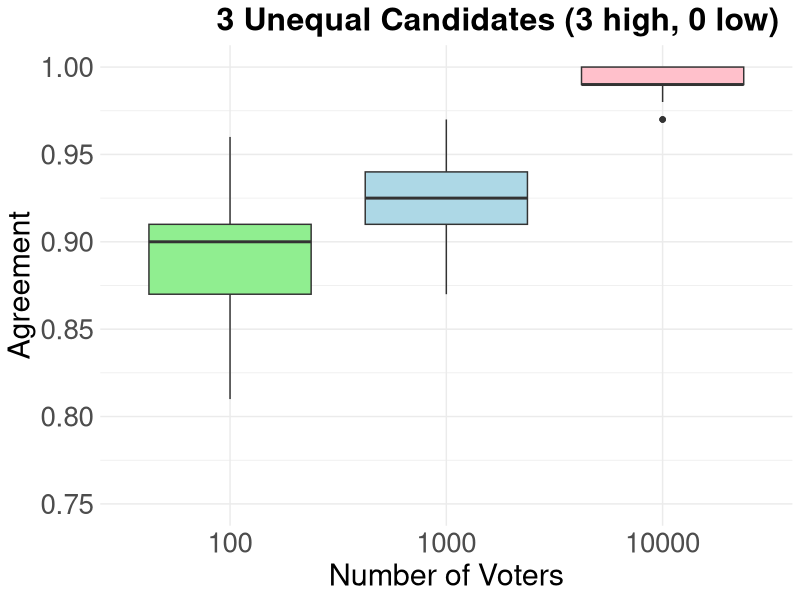
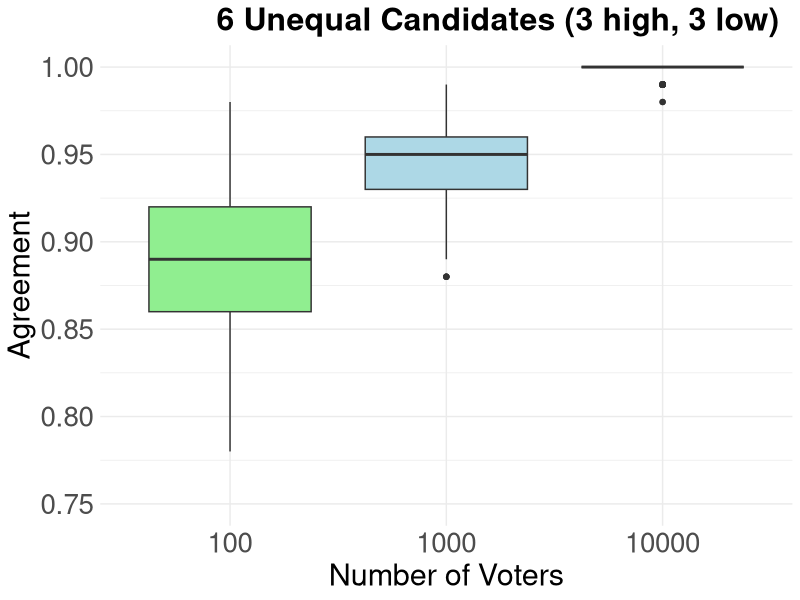
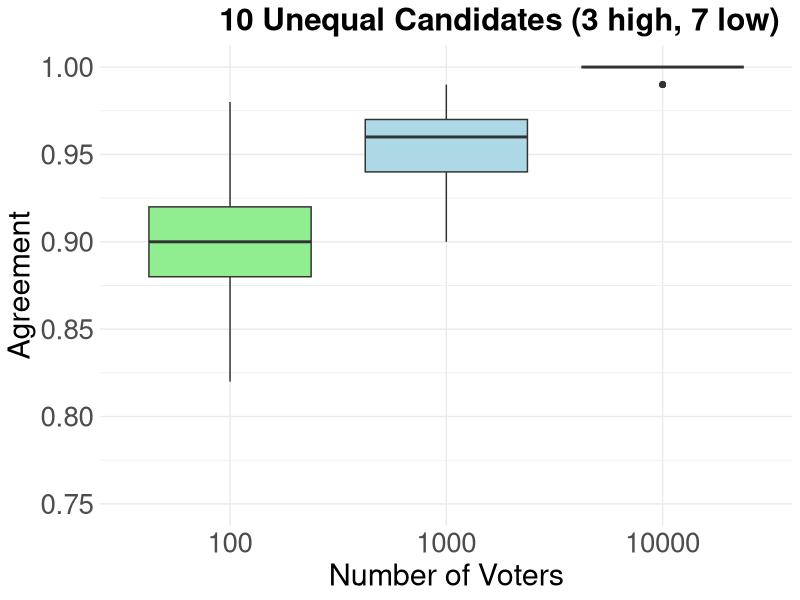
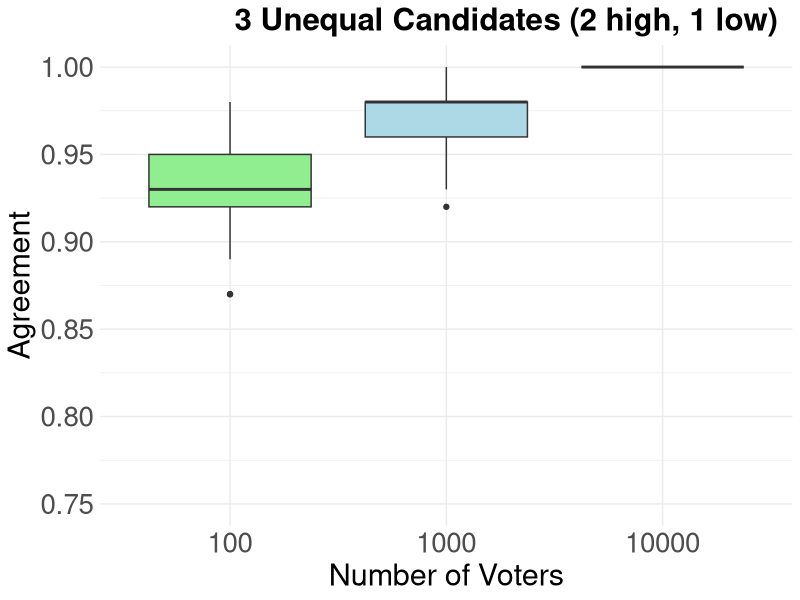
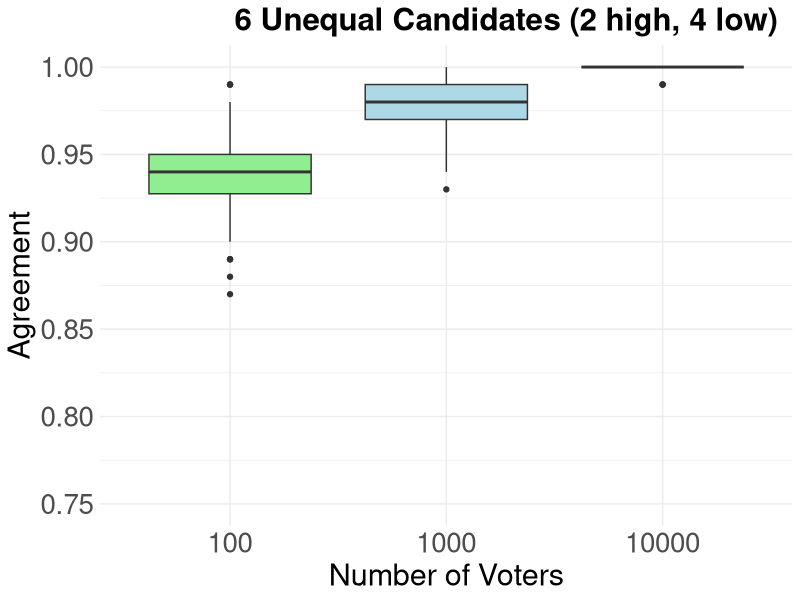
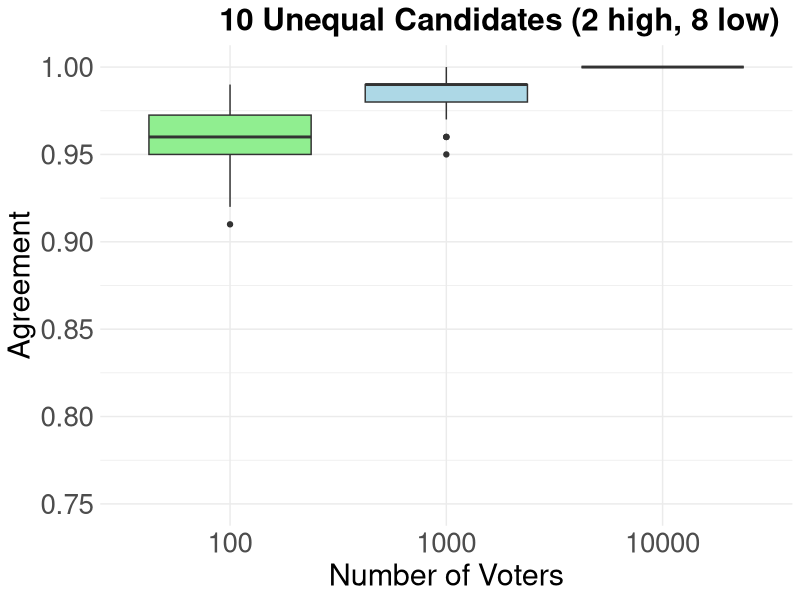
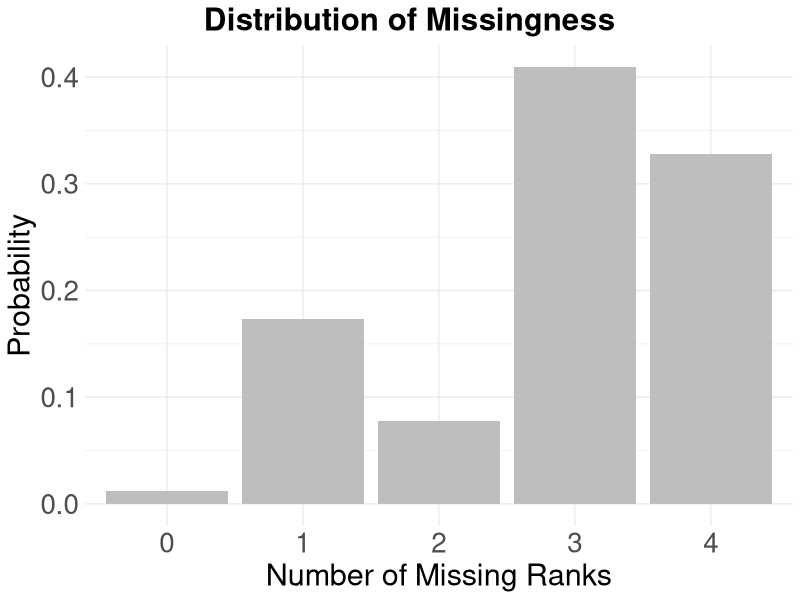
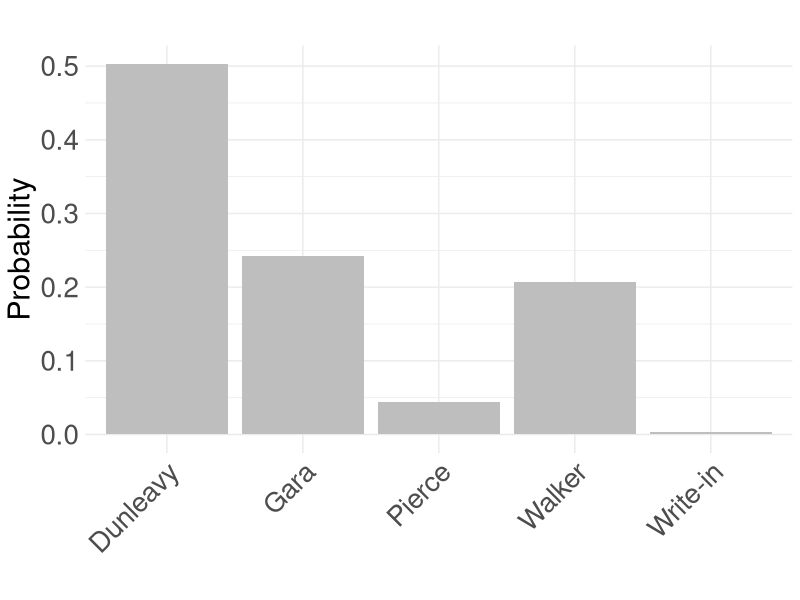

Here is the R script that generated these plots, in order:

library(ggplot2)


# 3 candidates, 1 winner, 100, 1,000, and 10,000 voters with phigh=0.75
# missingess random 
results2 <- read.csv("3_1_100_1000_10000_phigh75.csv",row.names = 1)
results2.sub <- results2[which(results2$Voters %in% c(100,1000,10000)),] #10,000 didn't finish running
results2.sub$Voters = as.factor(results2.sub$Voters)
mean(results2.sub$Agreement[which(results2.sub$Voters==100,)])
mean(results2.sub$Agreement[which(results2.sub$Voters==1000,)])
mean(results2.sub$Agreement[which(results2.sub$Voters==10000,)])
ggplot(results2.sub, aes(x = Voters, y= Agreement, fill=Voters)) +
  geom_boxplot() +
  labs(title = "3 Unequal Candidates (3 high, 0 low)", x = "Number of Voters", y = "Agreement") +
  theme_minimal() +
  theme(plot.title = element_text(hjust = 0.9, face = "bold",size=23),
        axis.text.x = element_text(size = 20),
        axis.text.y = element_text(size = 20),
        axis.title.y = element_text(size = 22),
        axis.title.x = element_text(size = 22),
        legend.position = "none") +
  scale_fill_manual(values = c("lightgreen","lightblue", "pink")) + 
  ylim(0.75, 1)


# 6 candidates, 1 winner, 100, 1,000, and 10,000 voters with phigh=0.75
# missingess random 
results2_w6 <- read.csv("6_10_100_1000_10000_phigh75.csv",row.names = 1)
results2_w6$Voters = as.factor(results2_w6$Voters)
mean(results2_w6$Agreement[which(results2_w6$Voters==100,)])
mean(results2_w6$Agreement[which(results2_w6$Voters==1000,)])
mean(results2_w6$Agreement[which(results2_w6$Voters==10000,)])
ggplot(results2_w6 , aes(x = Voters, y= Agreement, fill=Voters)) +
  geom_boxplot() +
  labs(title = "6 Unequal Candidates (3 high, 3 low)", x = "Number of Voters", y = "Agreement") +
  theme_minimal() +
  theme(plot.title = element_text(hjust = 0.9, face = "bold",size=23),
        axis.text.x = element_text(size = 20),
        axis.text.y = element_text(size = 20),
        axis.title.y = element_text(size = 22),
        axis.title.x = element_text(size = 22),
        legend.position = "none") +
  scale_fill_manual(values = c("lightgreen","lightblue", "pink")) + 
  ylim(0.75, 1)


# 10 candidates, 1 winner, 100, 1,000, and 10,000 voters with phigh=0.75
# missingess random 
results2_w10 <- read.csv("10_100_1000_10000_phigh75.csv",row.names = 1)
results2_w10$Voters = as.factor(results2_w10$Voters)
mean(results2_w10$Agreement[which(results2_w10$Voters==100,)])
mean(results2_w10$Agreement[which(results2_w10$Voters==1000,)])
mean(results2_w10$Agreement[which(results2_w10$Voters==10000,)])
ggplot(results2_w10 , aes(x = Voters, y= Agreement, fill=Voters)) +
  geom_boxplot() +
  labs(title = "10 Unequal Candidates (3 high, 7 low)", x = "Number of Voters", y = "Agreement") +
  theme_minimal() +
  theme(plot.title = element_text(hjust = 0.9, face = "bold",size=22.5),
        axis.text.x = element_text(size = 20),
        axis.text.y = element_text(size = 20),
        axis.title.y = element_text(size = 22),
        axis.title.x = element_text(size = 22),
        legend.position = "none") +
  scale_fill_manual(values = c("lightgreen","lightblue", "pink")) + 
  ylim(0.75, 1)


################### nhigh=2 #########################################################

results2_nhigh2 <- read.csv("nhigh2_100_1000_10000_phigh75_try2.csv",row.names = 1)

results2_nhigh2_3 <- results2_nhigh2[which(results2_nhigh2$Candidates==3),]
results2_nhigh2_6 <- results2_nhigh2[which(results2_nhigh2$Candidates==6),]
results2_nhigh2_10 <- results2_nhigh2[which(results2_nhigh2$Candidates==10),]

results2_nhigh2_3$Voters = as.factor(results2_nhigh2_3$Voters)
mean(results2_nhigh2_3$Agreement[which(results2_nhigh2_3$Voters==100,)])
mean(results2_nhigh2_3$Agreement[which(results2_nhigh2_3$Voters==1000,)])
mean(results2_nhigh2_3$Agreement[which(results2_nhigh2_3$Voters==10000,)])
ggplot(results2_nhigh2_3 , aes(x = Voters, y= Agreement, fill=Voters)) +
  geom_boxplot() +
  labs(title = "3 Unequal Candidates (2 high, 1 low)", x = "Number of Voters", y = "Agreement") +
  theme_minimal() +
  theme(plot.title = element_text(hjust = 0.9, face = "bold",size=22.5),
        axis.text.x = element_text(size = 20),
        axis.text.y = element_text(size = 20),
        axis.title.y = element_text(size = 22),
        axis.title.x = element_text(size = 22),
        legend.position = "none") +
  scale_fill_manual(values = c("lightgreen","lightblue", "pink")) + 
  ylim(0.75, 1)

results2_nhigh2_6$Voters = as.factor(results2_nhigh2_6$Voters)
mean(results2_nhigh2_6$Agreement[which(results2_nhigh2_6$Voters==100,)])
mean(results2_nhigh2_6$Agreement[which(results2_nhigh2_6$Voters==1000,)])
mean(results2_nhigh2_6$Agreement[which(results2_nhigh2_6$Voters==10000,)])
ggplot(results2_nhigh2_6 , aes(x = Voters, y= Agreement, fill=Voters)) +
  geom_boxplot() +
  labs(title = "6 Unequal Candidates (2 high, 4 low)", x = "Number of Voters", y = "Agreement") +
  theme_minimal() +
  theme(plot.title = element_text(hjust = 0.9, face = "bold",size=22.5),
        axis.text.x = element_text(size = 20),
        axis.text.y = element_text(size = 20),
        axis.title.y = element_text(size = 22),
        axis.title.x = element_text(size = 22),
        legend.position = "none") +
  scale_fill_manual(values = c("lightgreen","lightblue", "pink")) + 
  ylim(0.75, 1)

results2_nhigh2_10$Voters = as.factor(results2_nhigh2_10$Voters)
mean(results2_nhigh2_10$Agreement[which(results2_nhigh2_10$Voters==100,)])
mean(results2_nhigh2_10$Agreement[which(results2_nhigh2_10$Voters==1000,)])
mean(results2_nhigh2_10$Agreement[which(results2_nhigh2_10$Voters==10000,)])
ggplot(results2_nhigh2_10 , aes(x = Voters, y= Agreement, fill=Voters)) +
  geom_boxplot() +
  labs(title = "10 Unequal Candidates (2 high, 8 low)", x = "Number of Voters", y = "Agreement") +
  theme_minimal() +
  theme(plot.title = element_text(hjust = 0.9, face = "bold",size=22.5),
        axis.text.x = element_text(size = 20),
        axis.text.y = element_text(size = 20),
        axis.title.y = element_text(size = 22),
        axis.title.x = element_text(size = 22),
        legend.position = "none") +
  scale_fill_manual(values = c("lightgreen","lightblue", "pink")) + 
  ylim(0.75, 1)




###################### ALASKA ######################
missing_probs_AL <- read.csv("missing_prob_Alaska.csv",row.names = 1)
missing_probs_AL <- as.vector(missing_probs_AL)$x
missing_probs_AL[6] <- 1 - sum(missing_probs_AL)
missing_dist <- rev(missing_probs_AL) #reverse the probs, so entry corresponds to prob of missingness for that index. 

missing_dist_5 <- missing_dist[-6] #remove the 0 probability for 5 missing 
missing_dist_Alaska_df <- as.data.frame(missing_dist_5)
missing_dist_Alaska_df$index <- as.factor(c(0,1,2,3,4))
ggplot(missing_dist_Alaska_df, aes(x = index, y = missing_dist_5)) +
  geom_bar(stat = "identity", fill = "grey") +
  labs(title = "Distribution of Missingness", x = "Number of Missing Ranks", y = "Probability") +
  theme_minimal()   +
  theme(plot.title = element_text(hjust = 0.4, face = "bold",size=22.5),
                          axis.text.x = element_text(size = 20),
                          axis.text.y = element_text(size = 20),
                          axis.title.y = element_text(size = 22),
                          axis.title.x = element_text(size = 22))



prob_cand_gov_df <- read.csv("Alaska_cand_probs.csv",row.names = 1)
prob_cand_gov_df$candidates <- c("Walker","Pierce","Gara","Dunleavy","Write-in")
ggplot(prob_cand_gov_df, aes(x = candidates, y = x)) +
  geom_bar(stat = "identity", fill = "grey") +
  labs(title = "", x = "", y = "Probability") +
  theme_minimal()   +
  theme(plot.title = element_text(hjust = 0.4, face = "bold",size=22.5),
        axis.text.x = element_text(size = 20,angle = 45, hjust = 1),
        axis.text.y = element_text(size = 20),
        axis.title.y = element_text(size = 22),
        axis.title.x = element_text(size = 22))


results_AL <- read.csv("sim_AL_better.csv", row.names = 1)
results_AL$Voters = as.factor(results_AL$Voters)
ggplot(results_AL , aes(x = Voters, y= Agreement, fill=Voters)) +
  geom_boxplot() +
  labs(title = "AK Gov. Election w/ & w/o Missingness", x = "Number of Voters", y = "Agreement") +
  theme_minimal() +
  theme(plot.title = element_text(hjust = 0.9, face = "bold",size=22),
        axis.text.x = element_text(size = 20),
        axis.text.y = element_text(size = 20),
        axis.title.y = element_text(size = 22),
        axis.title.x = element_text(size = 22),
        legend.position = "none") +
  scale_fill_manual(values = c("lightgreen","lightblue", "pink")) + 
  ylim(0.75, 1)







############### MINNEAPOLIS ###############


#entry 1: probability of missing all 3 votes (0)
#entry 2: probability of missing 2 votes (the last 2)
#entry 3: probability of missing 1 vote (the last 1)
#entry 4: probability of missing 0 votes 
missing_probs_2021_MN <- read.csv("missing_prob_2021_MN.csv",row.names = 1)
missing_probs_2021_MN <- as.vector(missing_probs_2021_MN)$x
missing_probs_2021_MN[4] <- 1 - sum(missing_probs_2021_MN)
missing_dist_MN <- rev(missing_probs_2021_MN) #reverse the probs, so entry corresponds to prob of missingness for that index. 

missing_dist_MN_3 <-missing_dist_MN[-4] #remove the 0 probability for 3 missing 
missing_dist_MN_df <- as.data.frame(missing_dist_MN_3)
missing_dist_MN_df$index <- as.factor(c(0,1,2))
ggplot(missing_dist_MN_df, aes(x = index, y = missing_dist_MN_3)) +
  geom_bar(stat = "identity", fill = "grey") +
  labs(title = "Missingness in 2021 MN Election", x = "Number of Missing Ranks", y = "Probability") +
  theme_minimal()   +
  theme(plot.title = element_text(hjust = 0.4, face = "bold",size=22.5),
        axis.text.x = element_text(size = 20),
        axis.text.y = element_text(size = 20),
        axis.title.y = element_text(size = 22),
        axis.title.x = element_text(size = 22))


prob_cand_MN_df <- read.csv("2021_MN_cand_probs.csv",row.names = 1)
prob_cand_MN_df$candidates <- rownames(prob_cand_MN_df)
prob_cand_MN_df$candidates_lastname <- c("Frey","Globus","Carney Jr","Nezhad","Knuth","Winter","Conner","Turner","Benjegerdes","Perry", "Awed","Nelson",
                                         "Harcus","David","Ward","Atkins","UWI","Johnson","Zimmerman")
prob_cand_MN_df_sorted <- prob_cand_MN_df[order(prob_cand_MN_df$x,decreasing=TRUE), ]
prob_cand_MN_df_sorted$candidates_lastname <- factor(prob_cand_MN_df_sorted$candidates_lastname, levels = prob_cand_MN_df_sorted$candidates_lastname)

ggplot(prob_cand_MN_df_sorted, aes(x = candidates_lastname, y = x)) +
  geom_bar(stat = "identity", fill = "grey") +
  labs(title = "", x = "", y = "Probability") +
  theme_minimal()   +
  theme(plot.title = element_text(hjust = 0.4, face = "bold",size=22.5),
        axis.text.x = element_text(size = 20,angle = 90, hjust = 1),
        axis.text.y = element_text(size = 20),
        axis.title.y = element_text(size = 22),
        axis.title.x = element_text(size = 22))

results_MN <- read.csv("sim_2021_MN.csv", row.names = 1)
results_MN$Voters = as.factor(results_AL$Voters)
ggplot(results_MN , aes(x = Voters, y= Agreement, fill=Voters)) +
  geom_boxplot() +
  labs(title = "2021 MN Election w/ & w/o Strategic Voting ", x = "Number of Voters", y = "Agreement") +
  theme_minimal() +
  theme(plot.title = element_text(hjust = 0.9, face = "bold",size=20),
        axis.text.x = element_text(size = 20),
        axis.text.y = element_text(size = 20),
        axis.title.y = element_text(size = 22),
        axis.title.x = element_text(size = 22),
        legend.position = "none") +
  scale_fill_manual(values = c("lightgreen","lightblue", "pink")) + 
  ylim(0.75, 1)

############### STRATEGIC MISSINGNESS SIMULATION ###############
results_strategy4 <- read.csv("strategy4_final_wMiss_55_2_15_1_try2.csv", row.names = 1)

empty <- results_strategy4[1:8,]
empty$Frac4Wins <- 0
empty$Frac4Wins_Miss <- 0
empty$Prop2 <- rev(seq(0.36,0.43,.01))
empty$Prop1 <- 1 - rev(seq(0.36,0.43,.01))
empty$Agreement <- 1

results_strategy4 <- rbind(results_strategy4, empty)
results_strategy4.10000 <- results_strategy4[which(results_strategy4$Voters==10000),]
results_strategy4.10000.orig <- results_strategy4.10000[,c("Voters", "Prop1","Prop2","Frac4Wins")]
results_strategy4.10000.orig$Missing <- 0
colnames(results_strategy4.10000.orig) <- c("Voters", "Prop1","Prop2","Frac4Wins","Missing")
results_strategy4.10000.missing <- results_strategy4.10000[,c("Voters", "Prop1","Prop2","Frac4Wins_Miss")]
results_strategy4.10000.missing$Missing <- 1
colnames(results_strategy4.10000.missing) <- c("Voters", "Prop1","Prop2","Frac4Wins","Missing")
results_strategy4.10000.long <- rbind(results_strategy4.10000.orig,results_strategy4.10000.missing)
results_strategy4.10000.long$Missing <- factor(results_strategy4.10000.long$Missing, levels=c(0,1))



ggplot(results_strategy4.10000.long, aes(x = Prop2, y = Frac4Wins,fill=Missing)) +
  geom_bar(stat = "identity", position = "identity", alpha = 0.6) +
  labs(title = "Pop 10,000, 4 vs 1 Vote in Group 2, P = (.55,.2,.15,.1)", x = "Proportion of Population: Group 2 ", y = "Frac. Elections Cand. D Wins") +
  theme_minimal()   +
  theme(plot.title = element_text(hjust = 0.5, face = "bold",size=17),
        axis.text.x = element_text(size = 17,angle = 90, hjust = 1),
        axis.text.y = element_text(size = 20),
        axis.title.y = element_text(size = 19),
        axis.title.x = element_text(size = 19),
        legend.title = element_text(size = 15),
        legend.text = element_text(size = 15))+
  scale_fill_manual(values = c("0" = "orange", "1" = "blue")) +
  scale_x_continuous(breaks = seq(0.36, 0.66,0.03)) 

results_strategy4_only <- read.csv("strategy4_final_55_2_15_1_try2.csv", row.names = 1)


results_strategy4_only$Missing <- 1

empty.2 <- rbind(results_strategy4_only[1:10,], results_strategy4_only[1:10,])
empty.2$Frac4Wins <- 1
empty.2$Prop2 <- rev(seq(0.47,0.66,.01))
empty.2$Prop1 <- 1 -  rev(seq(0.47,0.66,.01))

results_strategy4_only<- rbind(results_strategy4_only, empty.2)

results_strategy4_only.10000 <-results_strategy4_only[which(results_strategy4_only$Voters==10000),]

ggplot(results_strategy4_only.10000, aes(x = Prop2, y = Frac4Wins, fill = Missing)) +
  geom_bar(stat = "identity", position = "identity", alpha = 0.6) +
  labs(title =  "Pop 10,000, 1 Vote in Group 2, P = (1,0,0,0)", x = "Proportion of Population: Group 2 ", y = "Frac. Elections Cand. D Wins",fill="Missing") +
  theme_minimal()   +
  theme(plot.title = element_text(hjust = 0.5, face = "bold",size=17),
        axis.text.x = element_text(size = 17,angle = 90, hjust = 1),
        axis.text.y = element_text(size = 20),
        axis.title.y = element_text(size = 19),
        axis.title.x = element_text(size = 19),
        legend.title = element_text(size = 15),
        legend.text = element_text(size = 15))+
  scale_x_continuous(breaks = seq(0.36, 0.66,0.03)) 

results_strategy4.1000 <- read.csv("strategy4_final_wMiss_55_2_15_1_try2_1000.csv", row.names = 1)

empty <- results_strategy4.1000[1:8,]
empty$Frac4Wins <- 0
empty$Frac4Wins_Miss <- 0
empty$Prop2 <- rev(seq(0.36,0.43,.01))
empty$Prop1 <- 1 - rev(seq(0.36,0.43,.01))
empty$Agreement <- 1

results_strategy4.1000 <- rbind(results_strategy4.1000, empty)


results_strategy4.1000.orig <- results_strategy4.1000[,c("Voters", "Prop1","Prop2","Frac4Wins")]
results_strategy4.1000.orig$Missing <- 0
colnames(results_strategy4.1000.orig) <- c("Voters", "Prop1","Prop2","Frac4Wins","Missing")
results_strategy4.1000.missing <- results_strategy4.1000[,c("Voters", "Prop1","Prop2","Frac4Wins_Miss")]
results_strategy4.1000.missing$Missing <- 1
colnames(results_strategy4.1000.missing) <- c("Voters", "Prop1","Prop2","Frac4Wins","Missing")
results_strategy4.1000.long <- rbind(results_strategy4.1000.orig,results_strategy4.1000.missing)
results_strategy4.1000.long$Missing <- factor(results_strategy4.1000.long$Missing, levels=c(0,1))



ggplot(results_strategy4.1000.long, aes(x = Prop2, y = Frac4Wins,fill=Missing)) +
  geom_bar(stat = "identity", position = "identity", alpha = 0.6) +
  labs(title = "Pop 1,000, 4 vs 1 Vote in Group 2, P = (.55,.2,.15,.1)", x = "Proportion of Population: Group 2 ", y = "Frac. Elections Cand. D Wins") +
  theme_minimal()   +
  theme(plot.title = element_text(hjust = 0.5, face = "bold",size=17),
        axis.text.x = element_text(size = 17,angle = 90, hjust = 1),
        axis.text.y = element_text(size = 20),
        axis.title.y = element_text(size = 19),
        axis.title.x = element_text(size = 19),
        legend.title = element_text(size = 15),
        legend.text = element_text(size = 15))+
  scale_fill_manual(values = c("0" = "orange", "1" = "blue")) +
  scale_x_continuous(breaks = seq(0.36, 0.66,0.03)) 


results_strategy4_only.1000  <- read.csv("strategy4_final_55_2_15_1_try2_1000.csv", row.names = 1)

results_strategy4_only.1000 $Missing <- 1

empty.2 <- rbind(results_strategy4_only.1000 [1:10,], results_strategy4_only.1000 [1:10,])
empty.2$Frac4Wins <- 1
empty.2$Prop2 <- rev(seq(0.47,0.66,.01))
empty.2$Prop1 <- 1 -  rev(seq(0.47,0.66,.01))

results_strategy4_only.1000 <- rbind(results_strategy4_only.1000 , empty.2)

ggplot(results_strategy4_only.1000, aes(x = Prop2, y = Frac4Wins, fill = Missing)) +
  geom_bar(stat = "identity", position = "identity", alpha = 0.6) +
  labs(title = "Pop 1,000, 1 Vote in Group 2, P = (1,0,0,0)", x = "Proportion of Population: Group 2 ", y = "Frac. Elections Cand. D Wins",fill="Missing") +
  theme_minimal()   +
  theme(plot.title = element_text(hjust = 0.5, face = "bold",size=17),
        axis.text.x = element_text(size = 17,angle = 90, hjust = 1),
        axis.text.y = element_text(size = 20),
        axis.title.y = element_text(size = 19),
        axis.title.x = element_text(size = 19),
        legend.title = element_text(size = 15),
        legend.text = element_text(size = 15))+
  scale_x_continuous(breaks = seq(0.36, 0.66,0.03)) 